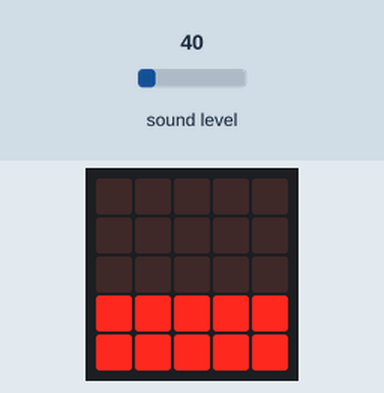
The program below on a simulated BBC micro:bit (MakeCode). On the bench: the board's 5×5 LED display. Inputs (shaded band) come from the test bench; at power-on: sound level 40. At 1.2 s the program stops and its outputs stay as they are.

Above: at 0.1 s.
At 0.5 s:
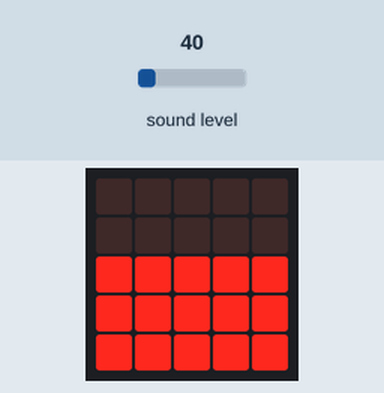
At 0.9 s:
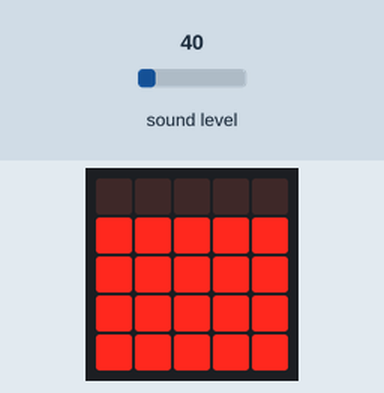

The program:

main.ts
```typescript
if (input.soundLevel() < 25) {
    basic.showLeds(`
        . . . . .
        . . . . .
        . . . . .
        . . . . .
        # # # # #
        `)
}
if (input.soundLevel() < 50) {
    basic.showLeds(`
        . . . . .
        . . . . .
        . . . . .
        # # # # #
        # # # # #
        `)
}
if (input.soundLevel() < 100) {
    basic.showLeds(`
        . . . . .
        . . . . .
        # # # # #
        # # # # #
        # # # # #
        `)
}
if (input.soundLevel() < 150) {
    basic.showLeds(`
        . . . . .
        # # # # #
        # # # # #
        # # # # #
        # # # # #
        `)
}
if (input.soundLevel() > 200) {
    basic.showLeds(`
        # # # # #
        # # # # #
        # # # # #
        # # # # #
        # # # # #
        `)
}
```

test.ts
```typescript
// aquí va el archivo "tests"; esto no se compilará cuando este paquete se utilice como una extensión.
```

Measured:
- what the display in image 1 shows lasts 0.4 s, from 0.4 s to 0.8 s
